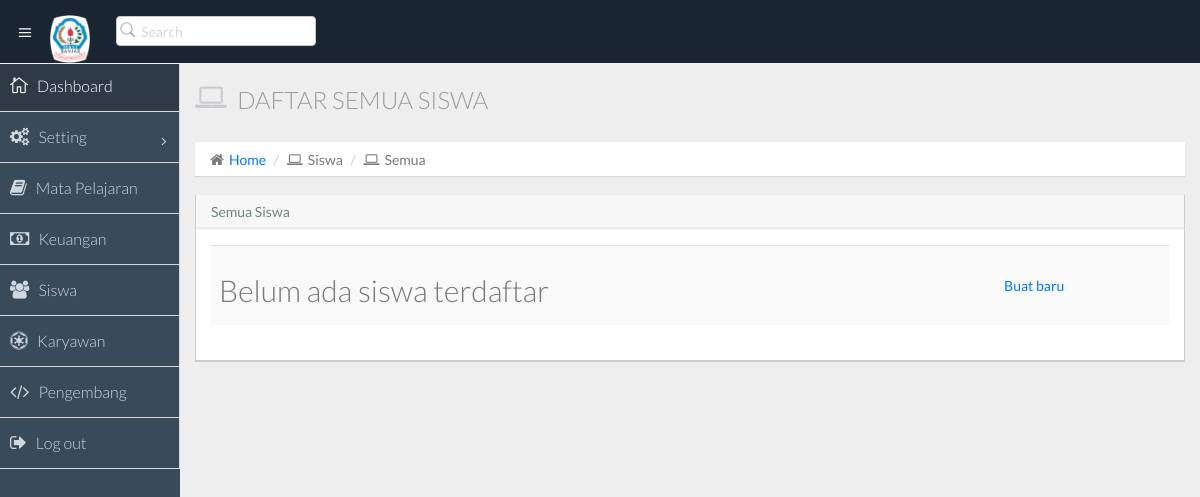
Before: /siswa/ (signed in) with the older database file.
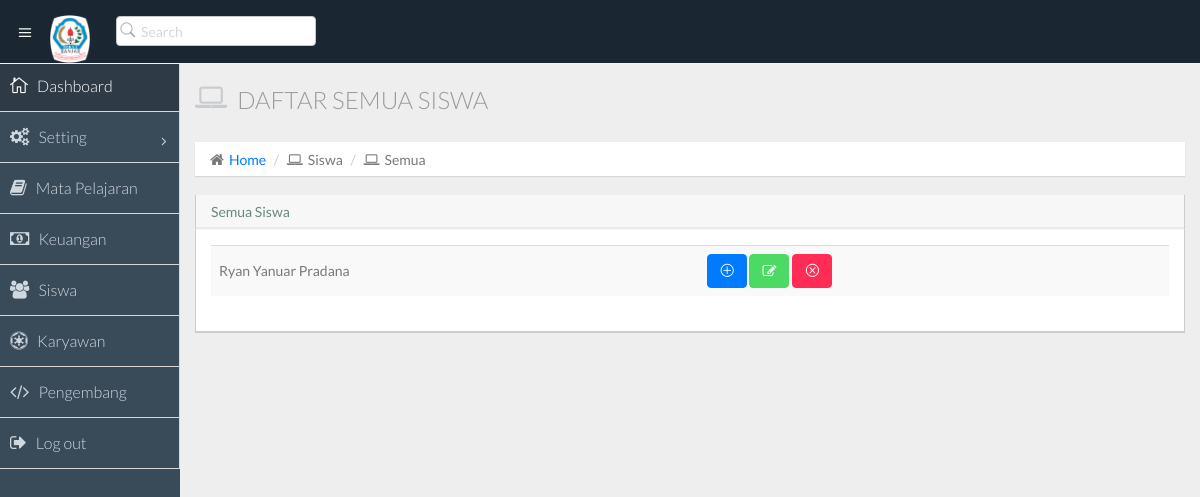
After: the same page with the newer database file.
### siswa/models.py (models this page shows, shortened)
class Siswa(models.Model):
    STATUS = {
        ('aktif', 'Aktif'),
        ('lulus', 'Lulus'),
        ('do', 'Drop Out'),
    }
    GENDER = {
        ('pria', 'Pria'),
        ('wanita', 'Wanita')
    }
    status = models.CharField(choices=STATUS, max_length=20, default='Aktif')
    nomor_pendaftaran = models.CharField(max_length=50, unique=True)
    nama = models.CharField(max_length=200)
    nama_panggilan = models.CharField(max_length=200, blank=True, null=True)
    gender = models.CharField(choices=GENDER, max_length=30)
    tanggal_lahir = models.DateField()
    kelas_sekarang = models.ForeignKey(Kelas, on_delete=models.SET_NULL, null=True, blank=True)
    tanggal_daftar = models.DateField(auto_now_add=True)
    hp_regex = RegexValidator(regex='^[0-9]{10-15}$', message='Hp tidak sesuai')
    hp_orang_tua = models.CharField(validators=[hp_regex], max_length=15, blank=True, null=True)
    alamat = models.TextField(blank=True)
    keterangan = models.TextField(blank=True)
    photo = models.ImageField(upload_to='siswa/photo', blank=True, null=True)
    class Meta:
        ordering = ['nama', 'nomor_pendaftaran']
    def __str__(self):
        return self.nama

### siswa/views.py (the view)
# urls.py: path('', views.SiswaList.as_view(), name='murid'),
class SiswaList(LoginRequiredMixin, ListView):
    queryset = Siswa.objects.all()

### templates/siswa/siswa_list.html (shortened to what this page needs)
{% extends 'html.html' %}
{% block page_title %}{% block title %}Daftar Semua Siswa{% endblock %}{% endblock %}
{% block breadcrumb %}
<li><i class="fa fa-laptop"></i>Siswa</li>
<li><i class="fa fa-laptop"></i>Semua</li>
{% endblock breadcrumb %}
{% block heading %}
Semua Siswa {% if messages %}{% for message in messages %}<span class="text-success">| {{ message }}</span>{% endfor %}{% endif %}
{% endblock heading %}
{% block content %}
<table id="tabelsiswa" class="table table-striped table-advance table-hover">
    <tbody>
        {% if object_list %}
        {% for object in object_list %}
        <tr class="clickable-row" data-href="{% url 'siswa:detail' object.id %}">
            <td>{{ object }}</td>
            <td>
                <a href="{% url 'siswa:baru' %}" class="btn btn-primary"><i class="icon_plus_alt2"></i></a>
                <a href="{% url 'siswa:update' object.id %}" class="btn btn-success"><i class="fa fa-edit"></i></a>
                <a href="#" class="btn btn-danger"><i class="icon_close_alt2"></i></a>
            </td>
        </tr>
        {% endfor %}
        {% else %}
        <tr>
            <td><h2>Belum ada siswa terdaftar</h2></td>
            <td><a href="{% url 'siswa:baru' %}">Buat baru</a></td>
        </tr>
        {% endif %}
    </tbody>
</table>
{% endblock content %}

Changed rows visible on the page:
added Siswa: nama "Ryan Yanuar Pradana"
Other visible differences:
text no longer shown: "Belum ada siswa terdaftar Buat baru"
